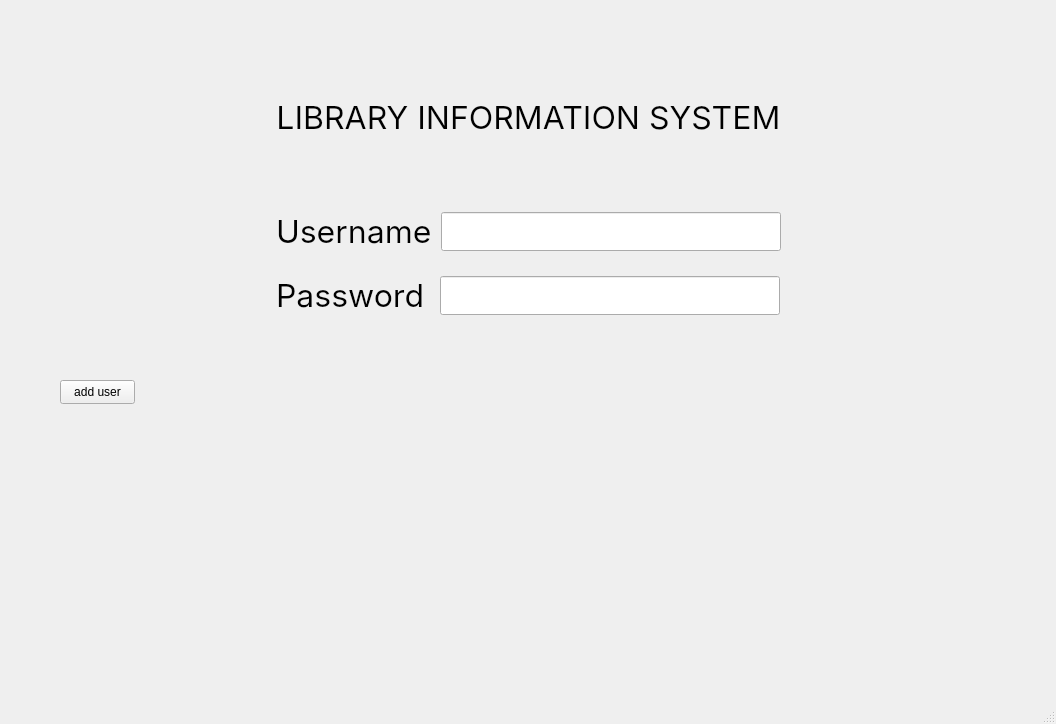
<?xml version="1.0" encoding="UTF-8"?>
<ui version="4.0">
 <class>login</class>
 <widget class="QMainWindow" name="login">
  <property name="geometry">
   <rect>
    <x>0</x>
    <y>0</y>
    <width>1056</width>
    <height>724</height>
   </rect>
  </property>
  <property name="windowTitle">
   <string>LIS</string>
  </property>
  <widget class="QWidget" name="centralwidget">
   <widget class="QLabel" name="libraryImage">
    <property name="geometry">
     <rect>
      <x>276</x>
      <y>346</y>
      <width>505</width>
      <height>311</height>
     </rect>
    </property>
    <property name="font">
     <font>
      <family>Inter</family>
     </font>
    </property>
    <property name="text">
     <string/>
    </property>
    <property name="pixmap">
     <pixmap resource="resources.qrc">:/images/images/clip-library-1.png</pixmap>
    </property>
    <property name="scaledContents">
     <bool>true</bool>
    </property>
   </widget>
   <widget class="QLabel" name="libraryTItle">
    <property name="geometry">
     <rect>
      <x>276</x>
      <y>98</y>
      <width>505</width>
      <height>39</height>
     </rect>
    </property>
    <property name="font">
     <font>
      <family>Inter</family>
      <pointsize>24</pointsize>
     </font>
    </property>
    <property name="text">
     <string>LIBRARY INFORMATION SYSTEM</string>
    </property>
    <property name="scaledContents">
     <bool>false</bool>
    </property>
    <property name="alignment">
     <set>Qt::AlignCenter</set>
    </property>
   </widget>
   <widget class="QLabel" name="usernameLabel">
    <property name="geometry">
     <rect>
      <x>276</x>
      <y>218</y>
      <width>154</width>
      <height>27</height>
     </rect>
    </property>
    <property name="font">
     <font>
      <family>Inter</family>
      <pointsize>24</pointsize>
     </font>
    </property>
    <property name="text">
     <string>Username</string>
    </property>
   </widget>
   <widget class="QLineEdit" name="usernameEntry">
    <property name="geometry">
     <rect>
      <x>441</x>
      <y>212</y>
      <width>340</width>
      <height>39</height>
     </rect>
    </property>
    <property name="font">
     <font>
      <family>Inter</family>
      <pointsize>24</pointsize>
     </font>
    </property>
   </widget>
   <widget class="QLineEdit" name="passwordEntry">
    <property name="geometry">
     <rect>
      <x>440</x>
      <y>276</y>
      <width>340</width>
      <height>39</height>
     </rect>
    </property>
    <property name="font">
     <font>
      <family>Inter</family>
      <pointsize>24</pointsize>
     </font>
    </property>
    <property name="echoMode">
     <enum>QLineEdit::Password</enum>
    </property>
   </widget>
   <widget class="QLabel" name="passwordLabel">
    <property name="geometry">
     <rect>
      <x>276</x>
      <y>282</y>
      <width>154</width>
      <height>27</height>
     </rect>
    </property>
    <property name="font">
     <font>
      <family>Inter</family>
      <pointsize>24</pointsize>
     </font>
    </property>
    <property name="text">
     <string>Password</string>
    </property>
   </widget>
   <widget class="QPushButton" name="pushButton">
    <property name="geometry">
     <rect>
      <x>60</x>
      <y>380</y>
      <width>75</width>
      <height>24</height>
     </rect>
    </property>
    <property name="text">
     <string>add user</string>
    </property>
   </widget>
  </widget>
  <widget class="QStatusBar" name="statusbar"/>
 </widget>
 <resources>
  <include location="resources.qrc"/>
 </resources>
 <connections/>
</ui>
